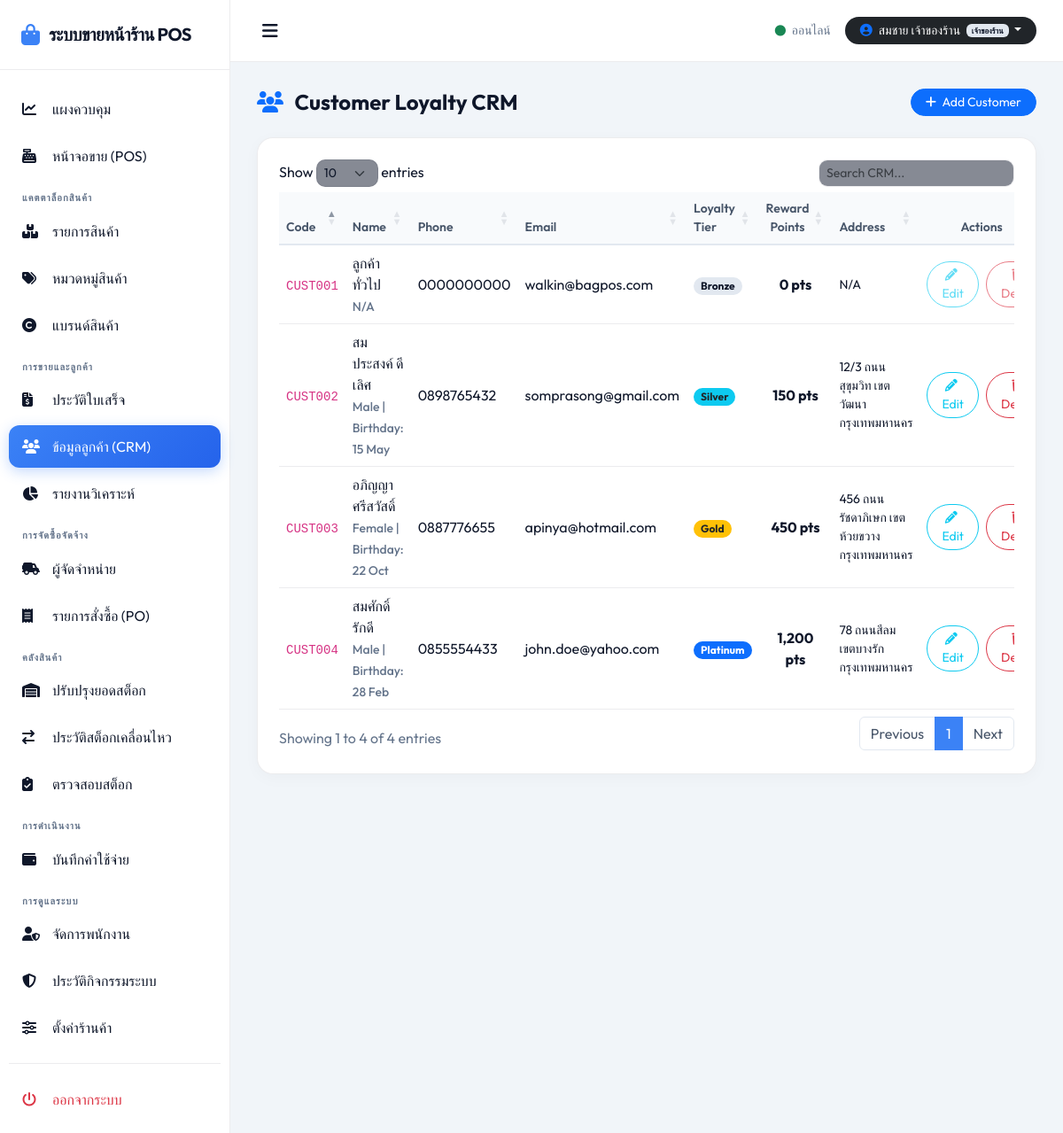
The page /customers (signed in) on the database its author committed.
### tables this page shows
CREATE TABLE `customers` (
    `id` INT AUTO_INCREMENT PRIMARY KEY,
    `customer_code` VARCHAR(50) NOT NULL UNIQUE,
    `name` VARCHAR(150) NOT NULL,
    `phone` VARCHAR(30) NOT NULL UNIQUE,
    `email` VARCHAR(100) NULL,
    `birthday` DATE NULL,
    `gender` ENUM('Male', 'Female', 'Other') NULL,
    `address` TEXT NULL,
    `reward_points` INT DEFAULT 0,
    `membership_level` ENUM('Bronze', 'Silver', 'Gold', 'Platinum') DEFAULT 'Bronze',
    `created_at` TIMESTAMP DEFAULT CURRENT_TIMESTAMP,
    `updated_at` TIMESTAMP DEFAULT CURRENT_TIMESTAMP ON UPDATE CURRENT_TIMESTAMP,
    INDEX `idx_customers_phone` (`phone`)
);

### app/Core/Controller.php (called while the page is built, shortened)
<?php
class Controller {
    protected function view(string $view, array $params = [], string $layout = 'main'): void {
        $response = new Response();
        $response->renderView($view, $params, $layout);
    }
}

### app/Controllers/CustomerController.php (called while the page is built, shortened)
<?php
class CustomerController extends Controller {
    protected SupplierCustomerService $service;
    public function __construct() {
        $this->service = new SupplierCustomerService();
    }
    public function index(Request $request, Response $response): void {
        $customers = $this->service->getCustomers();
        $this->view('customers/index', ['customers' => $customers]);
    }
}

### public/index.php (called while the page is built, shortened)
<?php
$request = new Request();
$response = new Response();
$router = new Router($request, $response);
$auth = App\Middleware\AuthMiddleware::class;
$csrf = App\Middleware\CsrfMiddleware::class;
$router->get('/login', [App\Controllers\AuthController::class, 'loginView']);
$router->post('/login', [App\Controllers\AuthController::class, 'login']);
$router->get('/logout', [App\Controllers\AuthController::class, 'logout']);
$router->get('/', [App\Controllers\DashboardController::class, 'index'], [$auth]);
$router->get('/api/dashboard/stats', [App\Controllers\DashboardController::class, 'getStats'], [$auth]);
$router->get('/categories', [App\Controllers\CategoryController::class, 'index'], [$auth]);
$router->post('/categories/create', [App\Controllers\CategoryController::class, 'create'], [$auth, $csrf]);
$router->post('/categories/update/{id}', [App\Controllers\CategoryController::class, 'update'], [$auth, $csrf]);
$router->post('/categories/delete/{id}', [App\Controllers\CategoryController::class, 'delete'], [$auth, $csrf]);
$router->get('/brands', [App\Controllers\BrandController::class, 'index'], [$auth]);
$router->post('/brands/create', [App\Controllers\BrandController::class, 'create'], [$auth, $csrf]);
$router->post('/brands/update/{id}', [App\Controllers\BrandController::class, 'update'], [$auth, $csrf]);
$router->post('/brands/delete/{id}', [App\Controllers\BrandController::class, 'delete'], [$auth, $csrf]);
$router->get('/products', [App\Controllers\ProductController::class, 'index'], [$auth]);
$router->get('/products/create', [App\Controllers\ProductController::class, 'createView'], [$auth]);
$router->post('/products/create', [App\Controllers\ProductController::class, 'create'], [$auth, $csrf]);
$router->get('/products/edit/{id}', [App\Controllers\ProductController::class, 'editView'], [$auth]);
$router->post('/products/update/{id}', [App\Controllers\ProductController::class, 'update'], [$auth, $csrf]);
$router->post('/products/delete/{id}', [App\Controllers\ProductController::class, 'delete'], [$auth, $csrf]);
$router->get('/api/products/search', [App\Controllers\ProductController::class, 'search'], [$auth]);
$router->get('/api/products/barcode/{barcode}', [App\Controllers\ProductController::class, 'getByBarcode'], [$auth]);
$router->get('/suppliers', [App\Controllers\SupplierController::class, 'index'], [$auth]);
$router->post('/suppliers/create', [App\Controllers\SupplierController::class, 'create'], [$auth, $csrf]);
$router->post('/suppliers/update/{id}', [App\Controllers\SupplierController::class, 'update'], [$auth, $csrf]);
$router->post('/suppliers/delete/{id}', [App\Controllers\SupplierController::class, 'delete'], [$auth, $csrf]);
$router->get('/suppliers/{id}/history', [App\Controllers\SupplierController::class, 'history'], [$auth]);
$router->get('/customers', [App\Controllers\CustomerController::class, 'index'], [$auth]);
$router->post('/customers/create', [App\Controllers\CustomerController::class, 'create'], [$auth, $csrf]);
$router->post('/customers/update/{id}', [App\Controllers\CustomerController::class, 'update'], [$auth, $csrf]);
$router->post('/customers/delete/{id}', [App\Controllers\CustomerController::class, 'delete'], [$auth, $csrf]);
$router->get('/api/customers/search', [App\Controllers\CustomerController::class, 'search'], [$auth]);
$router->get('/purchases', [App\Controllers\PurchaseController::class, 'index'], [$auth]);
$router->get('/purchases/create', [App\Controllers\PurchaseController::class, 'createView'], [$auth]);
$router->post('/purchases/store', [App\Controllers\PurchaseController::class, 'store'], [$auth, $csrf]);
$router->get('/purchases/view/{id}', [App\Controllers\PurchaseController::class, 'viewPurchase'], [$auth]);
$router->post('/purchases/pay/{id}', [App\Controllers\PurchaseController::class, 'addPayment'], [$auth, $csrf]);
$router->post('/purchases/status/{id}', [App\Controllers\PurchaseController::class, 'updateStatus'], [$auth, $csrf]);
$router->get('/inventory', [App\Controllers\InventoryController::class, 'index'], [$auth]);
$router->post('/inventory/adjust', [App\Controllers\InventoryController::class, 'adjust'], [$auth, $csrf]);
$router->get('/inventory/movements', [App\Controllers\InventoryController::class, 'movement'], [$auth]);
$router->get('/inventory/audit', [App\Controllers\InventoryController::class, 'audit'], [$auth]);
$router->get('/pos', [App\Controllers\PosController::class, 'index'], [$auth]);
$router->post('/pos/checkout', [App\Controllers\PosController::class, 'checkout'], [$auth, $csrf]);
$router->get('/pos/receipt/{id}', [App\Controllers\PosController::class, 'receipt'], [$auth]);
$router->post('/pos/hold', [App\Controllers\PosController::class, 'holdSale'], [$auth, $csrf]);
$router->get('/pos/held', [App\Controllers\PosController::class, 'listHeldSales'], [$auth]);
$router->post('/pos/resume', [App\Controllers\PosController::class, 'resumeSale'], [$auth, $csrf]);
$router->get('/sales', [App\Controllers\SalesController::class, 'index'], [$auth]);
$router->get('/sales/view/{id}', [App\Controllers\SalesController::class, 'viewInvoice'], [$auth]);
$router->post('/sales/refund/{id}', [App\Controllers\SalesController::class, 'refund'], [$auth, $csrf]);
$router->get('/reports', [App\Controllers\ReportController::class, 'index'], [$auth]);
$router->get('/expenses', [App\Controllers\ExpenseController::class, 'index'], [$auth]);
$router->post('/expenses/create', [App\Controllers\ExpenseController::class, 'create'], [$auth, $csrf]);
$router->post('/expenses/delete/{id}', [App\Controllers\ExpenseController::class, 'delete'], [$auth, $csrf]);
$router->get('/users', [App\Controllers\UserController::class, 'index'], [$auth]);
$router->post('/users/create', [App\Controllers\UserController::class, 'create'], [$auth, $csrf]);
$router->post('/users/update/{id}', [App\Controllers\UserController::class, 'update'], [$auth, $csrf]);
$router->post('/users/delete/{id}', [App\Controllers\UserController::class, 'delete'], [$auth, $csrf]);
$router->get('/users/logs', [App\Controllers\UserController::class, 'logs'], [$auth]);
$router->get('/settings', [App\Controllers\SettingsController::class, 'index'], [$auth]);
$router->post('/settings/update', [App\Controllers\SettingsController::class, 'update'], [$auth, $csrf]);
$router->resolve();

### app/Core/Database.php (called while the page is built, shortened)
<?php
class Database {
    private static ?PDO $instance = null;
    public static function getConnection(): PDO {
        if (self::$instance === null) {
            $host = $_ENV['DB_HOST'] ?? 'db';
            $port = $_ENV['DB_PORT'] ?? '3306';
            $db   = $_ENV['DB_DATABASE'] ?? 'bag_pos';
            $user = $_ENV['DB_USERNAME'] ?? 'root';
            $pass = $_ENV['DB_PASSWORD'] ?? 'root';
            $charset = 'utf8mb4';
            $dsn = "mysql:host={$host};port={$port};dbname={$db};charset={$charset}";
            $options = [
                PDO::ATTR_ERRMODE            => PDO::ERRMODE_EXCEPTION,
                PDO::ATTR_DEFAULT_FETCH_MODE => PDO::FETCH_ASSOC,
                PDO::ATTR_EMULATE_PREPARES   => false,
            ];
            try {
                self::$instance = new PDO($dsn, $user, $pass, $options);
            } catch (PDOException $e) {
                throw new Exception("Database Connection Error: " . $e->getMessage());
            }
        }
        return self::$instance;
    }
}

### app/Services/SupplierCustomerService.php (called while the page is built, shortened)
<?php
class SupplierCustomerService {
    protected CustomerRepository $customerRepo;
    public function __construct() {
        $this->customerRepo = new CustomerRepository();
    }
    public function getCustomers(string $search = ''): array {
        return $this->customerRepo->all($search);
    }
}

### app/Repositories/CustomerRepository.php (called while the page is built, shortened)
<?php
class CustomerRepository {
    protected PDO $db;
    public function __construct() {
        $this->db = Database::getConnection();
    }
    public function all(string $search = ''): array {
        if (!empty($search)) {
            $stmt = $this->db->prepare("SELECT * FROM customers
                                        WHERE name LIKE ? OR phone LIKE ? OR customer_code LIKE ?
                                        ORDER BY name ASC");
            $term = "%{$search}%";
            $stmt->execute([$term, $term, $term]);
        } else {
            $stmt = $this->db->query("SELECT * FROM customers ORDER BY name ASC");
        }
        return $stmt->fetchAll();
    }
}

### views/customers/index.php (the view, shortened to what this page needs)
<div class="d-flex justify-content-between align-items-center mb-4">
    <h4 class="fw-bold m-0"><i class="fa-solid fa-users text-primary me-2"></i> Customer Loyalty CRM</h4>
    <button class="btn btn-primary btn-sm rounded-pill px-3" data-bs-toggle="modal" data-bs-target="#createModal">
        <i class="fa-solid fa-plus me-1"></i> Add Customer
    </button>
</div>
<div class="glass-panel">
    <div class="table-responsive">
        <table class="table align-middle w-100" id="customersTable">
            <thead>
                <tr class="text-secondary small border-secondary">
                    <th>Code</th>
                    <th>Name</th>
                    <th>Phone</th>
                    <th>Email</th>
                    <th>Loyalty Tier</th>
                    <th class="text-center">Reward Points</th>
                    <th>Address</th>
                    <th style="width: 150px;" class="text-center">Actions</th>
                </tr>
            </thead>
            <tbody>
                <?php foreach ($customers as $cust): ?>
                    <tr class="border-secondary text-light">
                        <td><code><?= htmlspecialchars($cust['customer_code']) ?></code></td>
                        <td class="fw-medium">
                            <?= htmlspecialchars($cust['name']) ?><br>
                            <span class="text-secondary small"><?= htmlspecialchars($cust['gender'] ?? 'N/A') ?> <?= ($cust['birthday']) ? '| Birthday: ' . date('d M', strtotime($cust['birthday'])) : '' ?></span>
                        </td>
                        <td><?= htmlspecialchars($cust['phone']) ?></td>
                        <td><?= htmlspecialchars($cust['email'] ?? 'N/A') ?></td>
                        <td>
                            <?php
                            $badge = 'bg-secondary';
                            if ($cust['membership_level'] === 'Silver') $badge = 'bg-info text-dark';
                            if ($cust['membership_level'] === 'Gold') $badge = 'bg-warning text-dark';
                            if ($cust['membership_level'] === 'Platinum') $badge = 'bg-primary';
                            ?>
                            <span class="badge <?= $badge ?> rounded-pill px-2 py-1"><?= $cust['membership_level'] ?></span>
                        </td>
                        <td class="text-center fw-bold text-success"><?= number_format($cust['reward_points']) ?> pts</td>
                        <td class="text-secondary small"><?= htmlspecialchars($cust['address'] ?? 'N/A') ?></td>
                        <td>
                            <div class="d-flex justify-content-center gap-2">
                                <button class="btn btn-outline-info btn-sm rounded-pill px-3 edit-btn"
                                        data-id="<?= $cust['id'] ?>"
                                        data-name="<?= htmlspecialchars($cust['name']) ?>"
                                        data-phone="<?= htmlspecialchars($cust['phone']) ?>"
                                        data-email="<?= htmlspecialchars($cust['email'] ?? '') ?>"
                                        data-birthday="<?= htmlspecialchars($cust['birthday'] ?? '') ?>"
                                        data-gender="<?= htmlspecialchars($cust['gender'] ?? '') ?>"
                                        data-address="<?= htmlspecialchars($cust['address'] ?? '') ?>"
                                        data-points="<?= $cust['reward_points'] ?>"
                                        data-level="<?= $cust['membership_level'] ?>"
                                        <?= ($cust['id'] == 1) ? 'disabled' : '' ?>>
                                    <i class="fa-solid fa-pencil me-1"></i> Edit
                                </button>
                                <button class="btn btn-outline-danger btn-sm rounded-pill px-3 delete-btn" data-id="<?= $cust['id'] ?>" <?= ($cust['id'] == 1) ? 'disabled' : '' ?>>
                                    <i class="fa-solid fa-trash me-1"></i> Delete
                                </button>
                            </div>
                        </td>
                    </tr>
                <?php endforeach; ?>
            </tbody>
        </table>
    </div>
</div>

### public/assets/css/style.css (style rules this page uses)
.glass-panel { animation: fadeIn 0.3s cubic-bezier(0.4, 0, 0.2, 1) forwards; background: var(--bg-secondary) !important; border: 1px solid var(--border-color) !important; box-shadow: 0 4px 18px rgba(15, 23, 42, 0.03) !important; color: var(--text-main) !important; }
.btn, .nav-item-custom, .product-card-custom, .pay-mode-btn { transition: all 0.2s cubic-bezier(0.4, 0, 0.2, 1); }
table.dataTable thead th { background-color: #f8fafc !important; color: #475569 !important; font-weight: 600 !important; border-bottom: 2px solid #e2e8f0 !important; }
.text-light { color: var(--text-main) !important; }
.table.text-light, table.dataTable tr.text-light, .text-light-override, tr.text-light td { color: var(--text-main) !important; }
.border-secondary { border-color: var(--border-color) !important; }
h1, h2, h3, h4, h5, h6, th, td, label { color: var(--text-main); }
.text-secondary { color: var(--text-muted) !important; }
.bg-secondary { background-color: var(--bg-tertiary) !important; color: var(--text-main) !important; }

### views/layouts/main.php (style rules this page uses)
:root { --bg-primary: #f1f5f9; --bg-secondary: #ffffff; --bg-tertiary: #e2e8f0; --text-main: #0f172a; --text-muted: #64748b; --accent-color: #3b82f6; --accent-hover: #2563eb; --border-color: rgba(15, 23, 42, 0.08); --sidebar-width: 260px; }
body { font-family: 'Outfit', sans-serif; background-color: var(--bg-primary); color: var(--text-main); min-height: 100vh; overflow-x: hidden; }
.glass-panel { background: var(--bg-secondary); border: 1px solid var(--border-color); border-radius: 18px; padding: 24px; box-shadow: 0 4px 20px rgba(15, 23, 42, 0.03); margin-bottom: 24px; }
table.dataTable { background-color: transparent !important; border-color: var(--border-color) !important; }

### rows shown on the page
customers: customer_code "CUST001", name "ลูกค้าทั่วไป", gender "N/A", phone "0000000000", email "walkin@bagpos.com", membership_level "Bronze", reward_points "0", address "N/A"
customers: customer_code "CUST002", name "สมประสงค์ ดีเลิศ", gender "Male", birthday "15 May", phone "0898765432", email "somprasong@gmail.com", membership_level "Silver", reward_points "150", address "12/3 ถนนสุขุมวิท เขตวัฒนา กรุงเทพมหานคร"
customers: customer_code "CUST004", name "สมศักดิ์ รักดี", gender "Male", birthday "28 Feb", phone "0855554433", email "john.doe@yahoo.com", membership_level "Platinum", reward_points "1,200", address "78 ถนนสีลม เขตบางรัก กรุงเทพมหานคร"
customers: customer_code "CUST003", name "อภิญญา ศรีสวัสดิ์", gender "Female", birthday "22 Oct", phone "0887776655", email "apinya@hotmail.com", membership_level "Gold", reward_points "450", address "456 ถนนรัชดาภิเษก เขตห้วยขวาง กรุงเทพมหานคร"

### other values the page prints
$thaiRole "เจ้าของร้าน"
